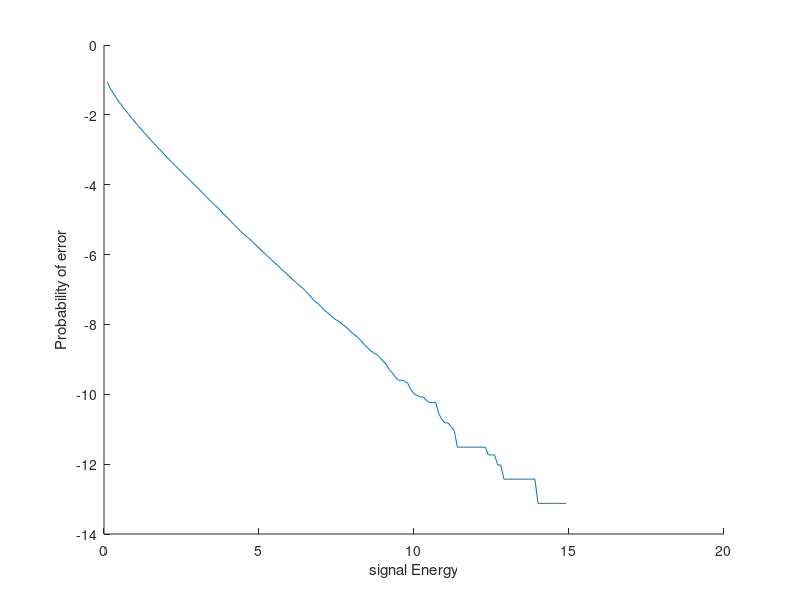

Recreate this plot in MATLAB.
clear
nmsg = 500000;
nrcv = 3;
m = rand(nmsg, 1);
p0 = 0.5;
p1 = 1 - p0;
m(m < p0) = 0;
m(m >= p0) = 1;
mu = [0 0 0];
rho = [1 0.5 0.5; 0.5 1 0.5; 0.5 0.5 1];
sigma = [1 0 0; 0 1 0; 0 0 1];
for i = 1:nrcv
    for j = 1:nrcv
        if i ~= j
            sigma(i, j) = rho(i, j) * sigma(i, i) * sigma(j, j);
        end
    end
end
w = 2 * (rho(1,2)^2 + rho(1,3)^2 + rho(2,3)^2 - 2*rho(1,2)*rho(1,3)*rho(2,3) - 1);
a = [rho(2,3)^2-1, rho(1,3)^2-1, rho(1,2)^2-1, rho(1,2)-rho(1,3)*rho(2,3), rho(1,3)-rho(1,2)*rho(2,3), rho(2,3) - rho(1,2)*rho(1,3)];
N = mvnrnd(mu, sigma, nmsg);
E = 0.1:0.1:15;
s = zeros(nmsg, 1);
R = zeros(nmsg, nrcv);
m_hat = zeros(nmsg, 1);
pe = zeros(1, 150);
for i = 1:150
    s(m == 0) = sqrt(E(i));
    s(m == 1) = -sqrt(E(i));
    s = repmat(s(:,1),1,3);
    R = N + s;
    R = R';
    thresh = -0.25 * log(p0/p1) / sqrt(E(i));
    r1 = R(1,:);
    r2 = R(2,:);
    r3 = R(3,:);
    likely = (r1*a(1) + r2*a(2) + r3*a(3) + (r1+r2)*a(4) + (r1+r3)*a(5) + (r2+r3)*a(6)) / w;
    m_hat(likely >= thresh) = 0;
    m_hat(likely < thresh) = 1;
    pe(i) = (length(find(m ~= m_hat))/nmsg);
end
figure;
hold on;
plot(E,log(pe),'DisplayName','H-C');
xlabel('signal Energy');
ylabel('Probability of error');

